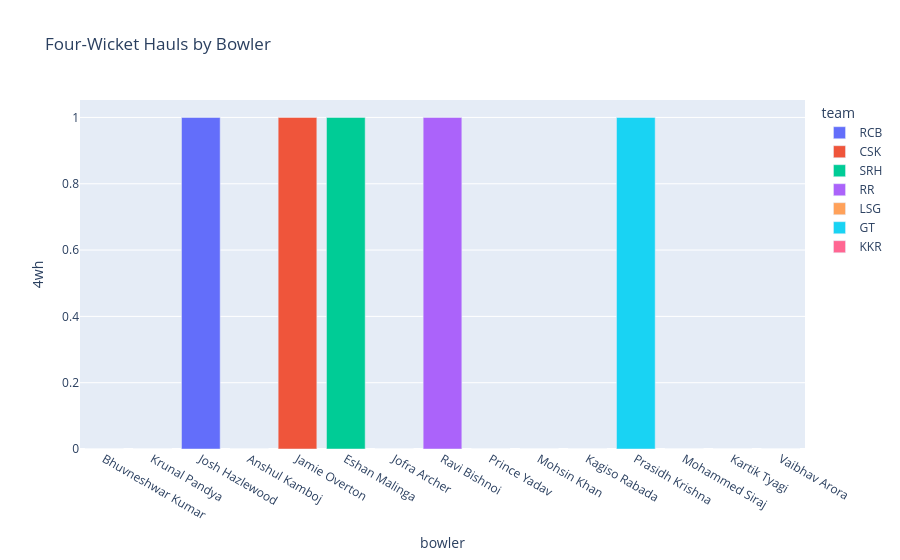

The code cell stored with this chart in its notebook:
### Code cell
fig = px.bar(df, x="bowler", y="4wh", color="team", title="Four-Wicket Hauls by Bowler")
fig.show()

### Figure 1 — Plotly figure (JSON) as saved in the notebook; plotly's stock layout.template omitted (floating-point values rounded to 4 significant figures)
{"data": [{"hovertemplate": "team=RCB<br>bowler=%{x}<br>4wh=%{y}<extra></extra>", "legendgroup": "RCB", "marker": {"color": "#636efa", "pattern": {"shape": ""}}, "name": "RCB", "orientation": "v", "showlegend": true, "textposition": "auto", "type": "bar", "x": ["Bhuvneshwar Kumar", "Krunal Pandya", "Josh Hazlewood"], "xaxis": "x", "y": [0, 0, 1], "yaxis": "y"}, {"hovertemplate": "team=CSK<br>bowler=%{x}<br>4wh=%{y}<extra></extra>", "legendgroup": "CSK", "marker": {"color": "#EF553B", "pattern": {"shape": ""}}, "name": "CSK", "orientation": "v", "showlegend": true, "textposition": "auto", "type": "bar", "x": ["Anshul Kamboj", "Jamie Overton"], "xaxis": "x", "y": [0, 1], "yaxis": "y"}, {"hovertemplate": "team=SRH<br>bowler=%{x}<br>4wh=%{y}<extra></extra>", "legendgroup": "SRH", "marker": {"color": "#00cc96", "pattern": {"shape": ""}}, "name": "SRH", "orientation": "v", "showlegend": true, "textposition": "auto", "type": "bar", "x": ["Eshan Malinga"], "xaxis": "x", "y": [1], "yaxis": "y"}, {"hovertemplate": "team=RR<br>bowler=%{x}<br>4wh=%{y}<extra></extra>", "legendgroup": "RR", "marker": {"color": "#ab63fa", "pattern": {"shape": ""}}, "name": "RR", "orientation": "v", "showlegend": true, "textposition": "auto", "type": "bar", "x": ["Jofra Archer", "Ravi Bishnoi"], "xaxis": "x", "y": [0, 1], "yaxis": "y"}, {"hovertemplate": "team=LSG<br>bowler=%{x}<br>4wh=%{y}<extra></extra>", "legendgroup": "LSG", "marker": {"color": "#FFA15A", "pattern": {"shape": ""}}, "name": "LSG", "orientation": "v", "showlegend": true, "textposition": "auto", "type": "bar", "x": ["Prince Yadav", "Mohsin Khan"], "xaxis": "x", "y": [0, 0], "yaxis": "y"}, {"hovertemplate": "team=GT<br>bowler=%{x}<br>4wh=%{y}<extra></extra>", "legendgroup": "GT", "marker": {"color": "#19d3f3", "pattern": {"shape": ""}}, "name": "GT", "orientation": "v", "showlegend": true, "textposition": "auto", "type": "bar", "x": ["Kagiso Rabada", "Prasidh Krishna", "Mohammed Siraj"], "xaxis": "x", "y": [0, 1, 0], "yaxis": "y"}, {"hovertemplate": "team=KKR<br>bowler=%{x}<br>4wh=%{y}<extra></extra>", "legendgroup": "KKR", "marker": {"color": "#FF6692", "pattern": {"shape": ""}}, "name": "KKR", "orientation": "v", "showlegend": true, "textposition": "auto", "type": "bar", "x": ["Kartik Tyagi", "Vaibhav Arora"], "xaxis": "x", "y": [0, 0], "yaxis": "y"}], "layout": {"barmode": "relative", "legend": {"title": {"text": "team"}, "tracegroupgap": 0}, "title": {"text": "Four-Wicket Hauls by Bowler"}, "xaxis": {"anchor": "y", "domain": [0, 1], "title": {"text": "bowler"}}, "yaxis": {"anchor": "x", "domain": [0, 1], "title": {"text": "4wh"}}}}
